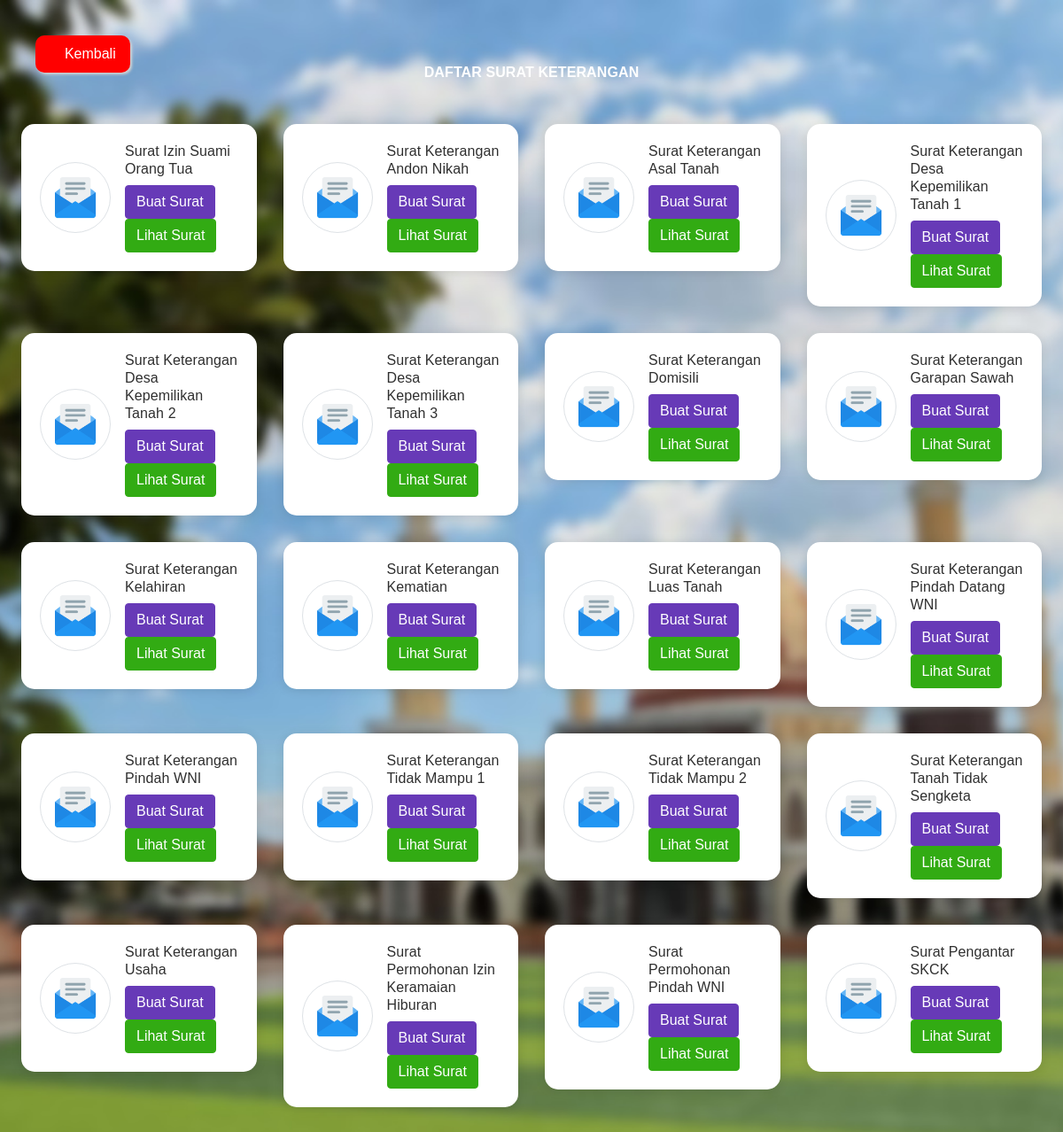
The page /surat on the database its author committed.
### tables this page shows
CREATE TABLE `t_jenissurat` (
  `id_jenissurat` varchar(10) NOT NULL,
  `nama_surat` varchar(100) NOT NULL,
  `url` varchar(100) NOT NULL
);

### application/controllers/Surat.php (called while the page is built, shortened)
<?php
class Surat extends CI_Controller
{
	public function __construct()
	{
		$this->load->model('M_dt_penduduk');
		$this->load->library('pdf');
	}
	public function index()
	{
		$data['title'] = 'List Surat';
		$data['jenis_surat'] = $this->model_global->get_data('t_jenissurat')->result();
		$data['view'] = 'surat/list_surat';
		$this->load->view('lyt/index', $data);
	}
}

### index.php (called while the page is built, shortened)
<?php
require_once BASEPATH.'core/CodeIgniter.php';

### application/models/Model_global.php (called while the page is built, shortened)
<?php
class Model_global extends CI_Model
{
	public function get_data(string $table = null, array $where = [], array $join = [], array $like = [], array $or_like = [], string $limit = null, string $order = null, string $select = "*", array $group_by = [])
	{
		if (empty($join)) {
			return $this->db->select($select)->from($table)->where($where)->like($like)->or_like($or_like)->group_by($group_by)->limit($limit)->order_by($order)->get();
		} else {
			return $this->db->select($select)->from($table)->join($join['table'], $join['cond'], $join['type'])->where($where)->like($like)->or_like($or_like)->group_by($group_by)->limit($limit)->order_by($order)->get();
		}
	}
}

### application/views/surat/list_surat.php (the view, shortened to what this page needs)
<body class="bg-forgot">
	<div class="p-4 d-flex align-items-center">
		<div class="w-100">
			<div class="row justify-content-center">
				<div class="col-md-5 mt-5">
					<div class="text-center text-white mb-5">
						<h4 class="font-size-18 font-weight-bold">DAFTAR SURAT KETERANGAN</h4>
					</div>
				</div>
				<div class="col-md-12">
					<div class="row">
						<?php foreach ($jenis_surat as $value) { ?>
							<div class="col-md-3">
								<div class="card radius-15">
									<div class="card-body">
										<div class="media align-items-center">
											<img src="<?= base_url(); ?>public/vendor/assets/images/email.png" width="80" height="80" class="rounded-circle p-1 border" alt="">
											<div class="media-body ml-3">
												<h5 class="mb-0"><?= $value->nama_surat; ?></h5>
												<div class="list-inline contacts-social mt-2">
													<button type="button" onclick="location.href=`${base_url}surat/<?= $value->id_jenissurat; ?>`" id="btnBuat" class="btn btn-primary">Buat Surat</button>
													<button type="button" onclick="lihat_surat('<?= base_url() . $value->url; ?>')" id="btnLihat" class="btn btn-success">Lihat Surat</button>
												</div>
											</div>
										</div>
									</div>
								</div>
							</div>
						<?php } ?>
					</div>
				</div>
			</div>
		</div>
	</div>
	<button onclick="location.href=`${base_url}auth/logout`" class="kembali no-print" title="Kembali">
		<i class="fa fa-arrow-left"></i> Kembali
	</button>

### application/views/lyt/index.php (shortened to what this page needs)
<!doctype html>
<html lang="en">
<head>
	<link href="<?= base_url(); ?>public/vendor/assets/plugins/sweetalert2/sweetalert2.min.css" rel="stylesheet" type="text/css" />
	<link href="<?= base_url(); ?>public/vendor/assets/css/pace.min.css" rel="stylesheet" />
	<link href="<?= base_url(); ?>public/vendor/assets/plugins/datatable/css/dataTables.bootstrap4.min.css" rel="stylesheet" type="text/css">
	<link href="<?= base_url(); ?>public/vendor/assets/plugins/datatable/css/buttons.bootstrap4.min.css" rel="stylesheet" type="text/css">
	<link rel="stylesheet" href="<?= base_url(); ?>public/vendor/assets/plugins/notifications/css/lobibox.min.css" />
	<link href="<?= base_url(); ?>public/vendor/assets/plugins/simplebar/css/simplebar.css" rel="stylesheet" />
	<link href="<?= base_url(); ?>public/vendor/assets/plugins/perfect-scrollbar/css/perfect-scrollbar.css" rel="stylesheet" />
	<link href="<?= base_url(); ?>public/vendor/assets/plugins/metismenu/css/metisMenu.min.css" rel="stylesheet" />
	<link href="<?= base_url(); ?>public/vendor/assets/css/bootstrap.min.css" id="bootstrap-style" rel="stylesheet" type="text/css" />
	<link href="<?= base_url(); ?>public/vendor/assets/css/icons.css" rel="stylesheet" type="text/css" />
	<link href="<?= base_url(); ?>public/vendor/assets/css/app.css" id="app-style" rel="stylesheet" type="text/css" />
	<link rel="stylesheet" href="<?= base_url(); ?>/public/vendor/assets/plugins/kiosk/dist/index.css?v=1.4.0" />
	<link rel="stylesheet" type="text/css" href="<?= base_url(); ?>public/assets/libs/toastr/build/toastr.min.css">
	<link href="<?= base_url(); ?>public/vendor/assets/plugins/datetimepicker/css/classic.css" rel="stylesheet" />
	<link href="<?= base_url(); ?>public/vendor/assets/plugins/datetimepicker/css/classic.time.css" rel="stylesheet" />
	<link href="<?= base_url(); ?>public/vendor/assets/plugins/datetimepicker/css/classic.date.css" rel="stylesheet" />
	<link href="<?= base_url(); ?>public/vendor/assets/plugins/select2/css/select2.min.css" rel="stylesheet" />
	<link href="<?= base_url(); ?>public/vendor/assets/plugins/select2/css/select2-bootstrap4.css" rel="stylesheet" />
	<link rel="stylesheet" href="<?= base_url(); ?>public/vendor/assets/plugins/bootstrap-material-datetimepicker/css/bootstrap-material-datetimepicker.min.css">
</head>
<?php $this->load->view($view); ?>
</body>
</html>

### rows shown on the page
t_jenissurat: nama_surat "Surat Izin Suami Orang Tua"
t_jenissurat: nama_surat "Surat Keterangan Andon Nikah"
t_jenissurat: nama_surat "Surat Keterangan Asal Tanah"
t_jenissurat: nama_surat "Surat Keterangan Desa Kepemilikan Tanah 1"
t_jenissurat: nama_surat "Surat Keterangan Desa Kepemilikan Tanah 2"
t_jenissurat: nama_surat "Surat Keterangan Desa Kepemilikan Tanah 3"
t_jenissurat: nama_surat "Surat Keterangan Domisili"
t_jenissurat: nama_surat "Surat Keterangan Garapan Sawah"
t_jenissurat: nama_surat "Surat Keterangan Kelahiran"
t_jenissurat: nama_surat "Surat Keterangan Kematian"
t_jenissurat: nama_surat "Surat Keterangan Luas Tanah"
t_jenissurat: nama_surat "Surat Keterangan Pindah Datang WNI"
t_jenissurat: nama_surat "Surat Keterangan Pindah WNI"
t_jenissurat: nama_surat "Surat Keterangan Tidak Mampu 1"
t_jenissurat: nama_surat "Surat Keterangan Tidak Mampu 2"
t_jenissurat: nama_surat "Surat Keterangan Tanah Tidak Sengketa"
t_jenissurat: nama_surat "Surat Keterangan Usaha"
t_jenissurat: nama_surat "Surat Permohonan Izin Keramaian Hiburan"
t_jenissurat: nama_surat "Surat Permohonan Pindah WNI"
t_jenissurat: nama_surat "Surat Pengantar SKCK"
